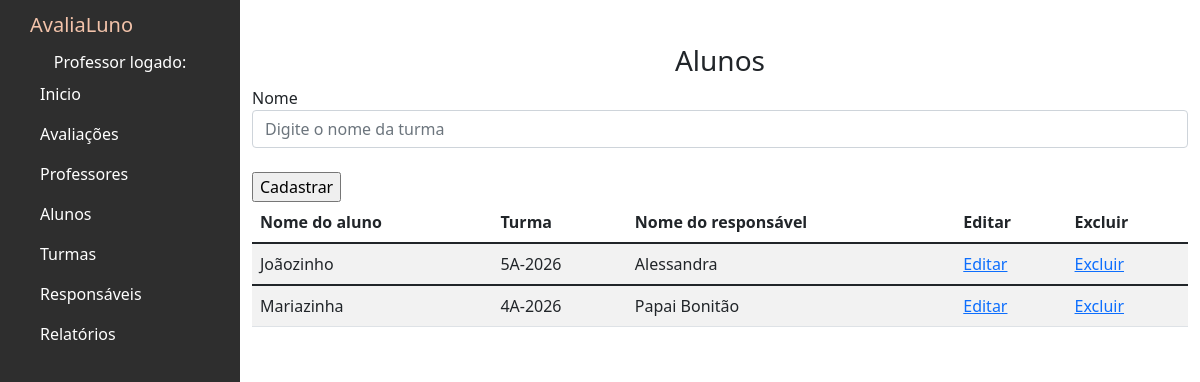
The app's page /alunos with its own data.
### avaliacoes/models.py (models this page shows, shortened)
class Aluno(models.Model):
    nome = models.CharField(max_length=100)
    turma = models.ForeignKey(Turma, on_delete=models.PROTECT)
    responsavel = models.ForeignKey(Responsavel, on_delete=models.PROTECT)
    class Meta:
        verbose_name = "Aluno"
        verbose_name_plural = "Alunos" # Define o nome plural personalizado

class Turma(models.Model):
    nome = models.CharField(max_length=100)
    class Meta:
        verbose_name = "Turma"
        verbose_name_plural = "Turmas" # Define o nome plural personalizado

class Responsavel(models.Model):
    nome = models.CharField(max_length=100)
    email = models.EmailField()
    class Meta:
        verbose_name = "Responsável"
        verbose_name_plural = "Responsáveis" # Define o nome plural personalizado

### avaliacoes/views.py (the view)
# urls.py: path('alunos',views.alunos,name='alunos'),
def alunos(request):
        lista_turmas = Turma.objects.all()
        lista_alunos = Aluno.objects.all()
        return render(request,'alunos.html',{'lista_alunos':lista_alunos,'lista_turmas':lista_turmas})

### avaliacoes/templates/alunos.html (shortened to what this page needs)
{% extends 'base.html' %}
{% block content %}
<h3><center> Alunos </center></h3>
<form action="" method="POST">{% csrf_token %}
    <div class="form-group">
      <label for="exampleFormControlInput1">Nome</label>
      <input type="text" name="nome" class="form-control" id="exampleFormControlInput1" placeholder="Digite o nome da turma">
    </div>
    <div class="form-group">
      <br>
      <input type="submit" value="Cadastrar">
    </div>
  </form>
<div class="table-wrapper-scroll-y my-custom-scrollbar">
  <table class="table table-striped mb-1">
      <thead>
          <tr>
              <th scope="col">Nome do aluno</th>
              <th scope="col">Turma</th>
              <th scope="col">Nome do responsável</th>
              <th scope="col">Editar</th>
              <th scope="col">Excluir</th>
          </tr>
      </thead>
          {% for aluno in lista_alunos %}
          <tbody>
              <tr>
                  <td>{{ aluno.nome }}</td>
                  <td>{{ aluno.turma.nome }}</td>
                  <td>{{ aluno.responsavel.nome }}</td>
                  <td><a href="">Editar</a></td>
                  <td><a href="">Excluir</a></td>
              </tr>
          </tbody>
          {% endfor %}
  </table>
</div>
{% endblock %}

### avaliacoes/static/base.css (style rules this page uses)
.my-custom-scrollbar { position: relative; height: 200px; overflow: auto; }
.table-wrapper-scroll-y { display: block; }

### records on screen
Aluno: nome "Joãozinho", turma.nome "5A-2026", responsavel.nome "Alessandra"
Aluno: nome "Mariazinha", turma.nome "4A-2026", responsavel.nome "Papai Bonitão"
